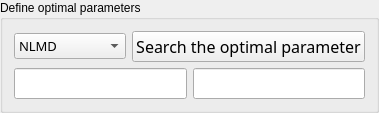
             <widget class="QGroupBox" name="groupBox_2">
              <property name="title">
               <string>Define optimal parameters</string>
              </property>
              <layout class="QVBoxLayout" name="verticalLayout_10">
               <item>
                <layout class="QHBoxLayout" name="horizontalLayout_6">
                 <item>
                  <widget class="QComboBox" name="ChoiceBox">
                   <property name="sizePolicy">
                    <sizepolicy hsizetype="Preferred" vsizetype="Maximum">
                     <horstretch>0</horstretch>
                     <verstretch>0</verstretch>
                    </sizepolicy>
                   </property>
                   <property name="font">
                    <font>
                     <family>Noto Sans Cond</family>
                     <pointsize>10</pointsize>
                     <weight>50</weight>
                     <italic>false</italic>
                     <bold>false</bold>
                    </font>
                   </property>
                   <property name="toolTip">
                    <string>&lt;html&gt;&lt;head/&gt;&lt;body&gt;&lt;p&gt;&lt;span style=&quot; font-size:11pt;&quot;&gt;Choice of the denoising algorithm&lt;/span&gt;&lt;/p&gt;&lt;/body&gt;&lt;/html&gt;</string>
                   </property>
                   <property name="styleSheet">
                    <string notr="true"/>
                   </property>
                   <item>
                    <property name="text">
                     <string>NLMD</string>
                    </property>
                   </item>
                   <item>
                    <property name="text">
                     <string>BM3D</string>
                    </property>
                   </item>
                   <item>
                    <property name="text">
                     <string>VSNR</string>
                    </property>
                   </item>
                   <item>
                    <property name="text">
                     <string>TV Chambolle</string>
                    </property>
                   </item>
                  </widget>
                 </item>
                 <item>
                  <widget class="QPushButton" name="Denoise_button">
                   <property name="sizePolicy">
                    <sizepolicy hsizetype="Minimum" vsizetype="Maximum">
                     <horstretch>0</horstretch>
                     <verstretch>0</verstretch>
                    </sizepolicy>
                   </property>
                   <property name="font">
                    <font>
                     <family>Noto Sans Cond</family>
                     <pointsize>12</pointsize>
                     <weight>50</weight>
                     <italic>false</italic>
                     <bold>false</bold>
                    </font>
                   </property>
                   <property name="toolTip">
                    <string>&lt;html&gt;&lt;head/&gt;&lt;body&gt;&lt;p&gt;&lt;span style=&quot; font-size:11pt;&quot;&gt;Determination of the best denoising parameter&lt;/span&gt;&lt;/p&gt;&lt;/body&gt;&lt;/html&gt;</string>
                   </property>
                   <property name="styleSheet">
                    <string notr="true"/>
                   </property>
                   <property name="text">
                    <string>Search the optimal parameter</string>
                   </property>
                  </widget>
                 </item>
                </layout>
               </item>
               <item>
                <layout class="QHBoxLayout" name="horizontalLayout_5">
                 <item>
                  <widget class="QLineEdit" name="SSIM_info">
                   <property name="font">
                    <font>
                     <family>Noto Sans Cond</family>
                     <pointsize>12</pointsize>
                     <weight>50</weight>
                     <italic>false</italic>
                     <bold>false</bold>
                    </font>
                   </property>
                   <property name="toolTip">
                    <string>&lt;html&gt;&lt;head/&gt;&lt;body&gt;&lt;p&gt;&lt;span style=&quot; font-size:11pt;&quot;&gt;Best denoising parameter from SSIM indice&lt;/span&gt;&lt;/p&gt;&lt;/body&gt;&lt;/html&gt;</string>
                   </property>
                   <property name="readOnly">
                    <bool>true</bool>
                   </property>
                  </widget>
                 </item>
                 <item>
                  <widget class="QLineEdit" name="MSE_info">
                   <property name="font">
                    <font>
                     <family>Noto Sans Cond</family>
                     <pointsize>12</pointsize>
                     <weight>50</weight>
                     <italic>false</italic>
                     <bold>false</bold>
                    </font>
                   </property>
                   <property name="toolTip">
                    <string>&lt;html&gt;&lt;head/&gt;&lt;body&gt;&lt;p&gt;&lt;span style=&quot; font-size:11pt;&quot;&gt;Best denoising parameter from MSE indice&lt;/span&gt;&lt;/p&gt;&lt;/body&gt;&lt;/html&gt;</string>
                   </property>
                   <property name="readOnly">
                    <bool>true</bool>
                   </property>
                  </widget>
                 </item>
                </layout>
               </item>
              </layout>
             </widget>
